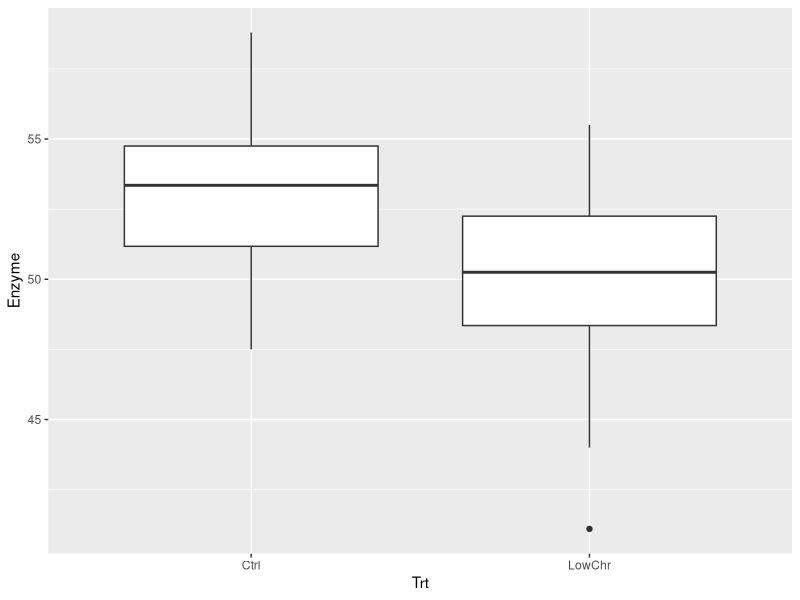
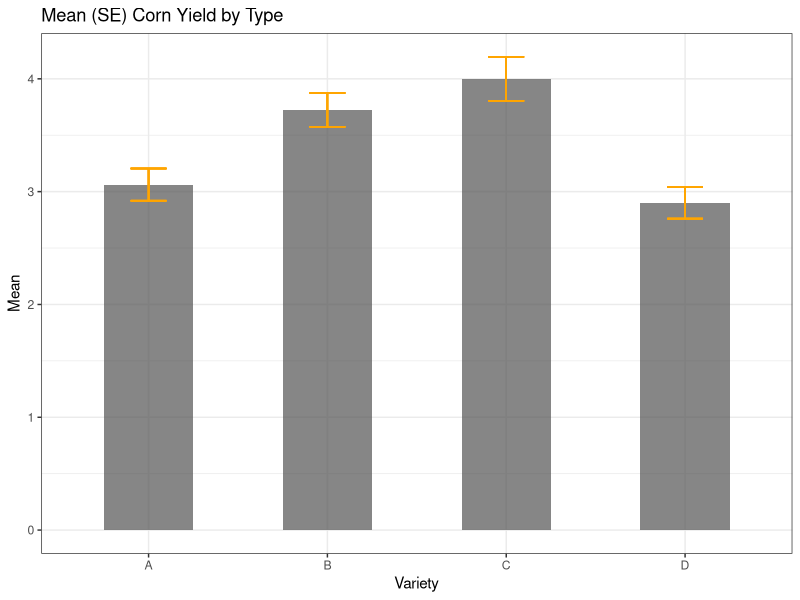
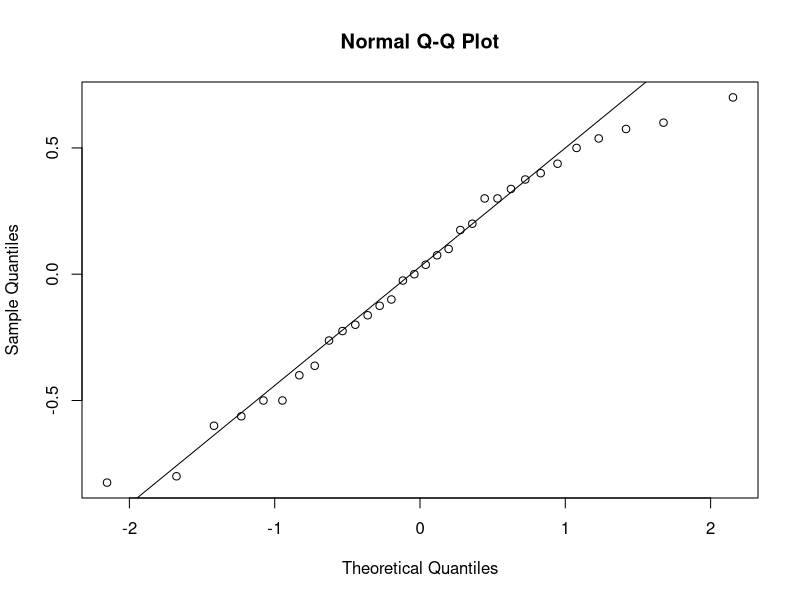

Write the R code that produced these figures, in order. (Note: this script raises an error after producing the figures.)
## ---- chunk 1
library(tidyverse)
library(broom)
library(car)
library(emmeans)
## ---- chunk 2
rat_data <- read_csv("RatLiver.csv") %>% 
    mutate(Trt = as.factor(Trt)) 
glimpse(rat_data)
## ---- chunk 3
rat_data %>% 
  ggplot(aes(y = Enzyme, x = Trt)) + 
  geom_boxplot()
## ---- chunk 4
rat_ftest <- tidy(var.test(Enzyme ~ Trt, data = rat_data))
rat_ftest
## ---- chunk 5
rat_levene <- tidy(leveneTest(Enzyme ~ Trt, data = rat_data,
                center = "median"))
rat_levene
## ---- chunk 6
rat_ttest <- tidy(t.test(Enzyme ~ Trt, 
                         data = rat_data, 
                         var.equal = TRUE))
rat_ttest
## ---- chunk 7
rat_lm <- lm(Enzyme ~ Trt, data = rat_data)
anova(rat_lm)
## ---- chunk 8
corn_data <- read_csv("CornYield.csv") %>% 
  mutate(Variety = as.factor(Variety)) %>%
  group_by(Variety) %>% 
  mutate(Mean = mean(Yield),
         SE = sd(Yield)/sqrt(length(Yield))) %>%
  ungroup()
  
glimpse(corn_data)
## ---- chunk 9
corn_data %>%
  select(-Yield) %>% 
  ggplot(aes(x = Variety, y = Mean)) + 
  geom_col(alpha = 0.15, position = position_dodge(), width = 0.5) +
  geom_errorbar(aes(ymin = Mean - SE, ymax = Mean + SE), 
                width = 0.2,
                color = "orange",
                position = position_dodge()) +
  ggtitle("Mean (SE) Corn Yield by Type") +
  theme_bw()
## ---- chunk 10
corn_lm <- lm(Yield ~ Variety, data = corn_data)
summary(corn_lm)
anova(corn_lm)
## ---- chunk 11
corn_anova_tidy <- tidy(anova(corn_lm))
corn_anova_tidy
## ---- chunk 12
corn_em <- emmeans(corn_lm, pairwise ~ Variety, adjust = "none")
corn_em
## ---- chunk 13
corn_em_info <- emmeans(corn_lm, ~ Variety, adjust = "none")
corn_em_tidy <- tidy(corn_em_info)
corn_em_tidy
## ---- chunk 14
corn_em_tidy_pairs <- tidy(pairs(corn_em_info), adjust = "none")
corn_em_tidy_pairs
## ---- chunk 15
# check normality of residuals
qqnorm(corn_lm$residuals)
qqline(corn_lm$residuals)

# critical value
# df = N - group# = 32 - 4 = 28
cv <- qt(0.975, 28)
cv

# calculate square root of mean square of residuals/error
mse <- corn_anova_tidy$meansq[2]
mse

# create number per group (n) object
# N = 32; 4 groups; 8 per group
n <- 8

# plug values into LSD formula
lsd <- cv*((mse*2)/n)
lsd
## ---- chunk 16
CLD(corn_em$emmeans, adjust = "none")
## ---- chunk 17
plot(corn_em$emmeans, comparisons = TRUE)
## ---- chunk 18
par(mfrow = c(2,2))
plot(corn_lm)
